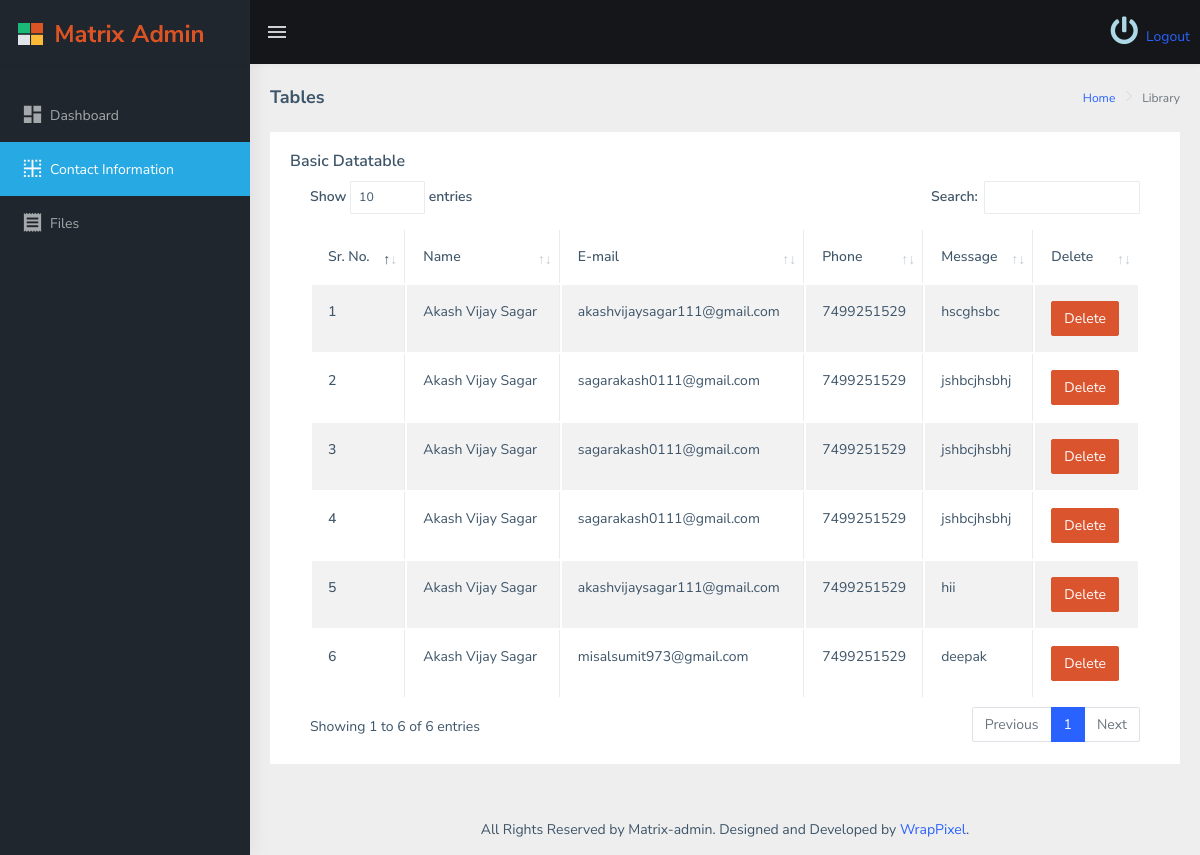
Page /contact-info/ on the committed database.
### microapp/models.py (models this page shows, shortened)
class contact_table(models.Model):
    name = models.CharField(max_length=255)
    email = models.EmailField(max_length=255)
    phone = models.CharField(max_length=10)
    message = models.TextField()

### microapp/views.py (the view)
# urls.py: path('contact-info/', views.contact_info, name='contact_info'),
def contact_info(request):
    info = contact_table.objects.all()
    data = {'information':info}
    return render(request, 'dashboard/tables.html', data)

### templates/dashboard/tables.html (shortened to what this page needs)
{% load static %}
<!DOCTYPE html>
<html dir="ltr" lang="en">
  <head>
    <link
      rel="stylesheet"
      type="text/css"
      href="{% static "dashboard/assets/extra-libs/multicheck/multicheck.css" %}"
    />
    <link
      href="{% static "dashboard/assets/libs/datatables.net-bs4/css/dataTables.bootstrap4.css" %}"
      rel="stylesheet"
    />
    <link href="{% static "dashboard/dist/css/style.min.css" %}" rel="stylesheet" />
  </head>
  <body>
    {% include 'dashboard/dashheader.html' %}
      <div class="page-wrapper">
        <div class="page-breadcrumb">
          <div class="row">
            <div class="col-12 d-flex no-block align-items-center">
              <h4 class="page-title">Tables</h4>
              <div class="ms-auto text-end">
                <nav aria-label="breadcrumb">
                  <ol class="breadcrumb">
                    <li class="breadcrumb-item"><a href="#">Home</a></li>
                    <li class="breadcrumb-item active" aria-current="page">
                      Library
                    </li>
                  </ol>
                </nav>
              </div>
            </div>
          </div>
        </div>
        <div class="container-fluid">
          <div class="row">
            <div class="col-12">
              <div class="card">
                <div class="card-body">
                  <h5 class="card-title">Basic Datatable</h5>
                  <div class="table-responsive">
                    <table
                      id="zero_config"
                      class="table table-striped table-bordered"
                    >
                      <thead>
                        <tr>
                          <th>Sr. No.</th>
                          <th>Name</th>
                          <th>E-mail</th>
                          <th>Phone</th>
                          <th>Message</th>
                          <th>Delete</th>
                        </tr>
                      </thead>
                      <tbody>
                        {% for x in information %}
                        <tr>
                        <th scope="row">{{ forloop.counter }}</th>
                        <td>{{ x.name }} </td>
                        <td>{{ x.email }}</td>
                        <td>{{ x.phone }}</td>
                        <td>{{ x.message }}</td>
                        <td><button type="button" class="btn btn-danger">Delete</button></td>
                        </tr>
                      {% endfor %}
                      </tbody>
                    </table>
                  </div>
                </div>
              </div>
            </div>
          </div>
        </div>
        <footer class="footer text-center">
          All Rights Reserved by Matrix-admin. Designed and Developed by
          <a href="https://www.wrappixel.com">WrapPixel</a>.
        </footer>
      </div>
  </body>
</html>

### templates/dashboard/dashheader.html (shortened to what this page needs)
{% load static %}
<!DOCTYPE html>
<html lang="en">
<head>
</head>
<body>
    <div
      id="main-wrapper"
      data-layout="vertical"
      data-navbarbg="skin5"
      data-sidebartype="full"
      data-sidebar-position="absolute"
      data-header-position="absolute"
      data-boxed-layout="full"
    >
      <header class="topbar" data-navbarbg="skin5">
        <nav class="navbar top-navbar navbar-expand-md navbar-dark">
          <div class="navbar-header" data-logobg="skin5">
            <a class="navbar-brand" href="{% url "dashboard" %}">
              <b class="logo-icon ps-2">
                <img
                  src="{% static "dashboard/assets/images/logo-icon.png" %}"
                  alt="homepage"
                  class="light-logo"
                  width="25"
                />
              </b>
              <span class="logo-text ms-2">
                <img
                  src="{% static "dashboard/assets/images/logo-text.png" %}"
                  alt="homepage"
                  class="light-logo"
                />
              </span>
            </a>
          </div>
          <div
            class="navbar-collapse collapse"
            id="navbarSupportedContent"
            data-navbarbg="skin5"
          >
            <ul class="navbar-nav float-start me-auto">
              <li class="nav-item d-none d-lg-block">
                <a
                  class="nav-link sidebartoggler waves-effect waves-light"
                  href="javascript:void(0)"
                  data-sidebartype="mini-sidebar"
                  ><i class="mdi mdi-menu font-24"></i
                ></a>
              </li>
            </ul>
            <div class="navbar-nav float-end">
                  <a href="#"><i class="fa fa-power-off me-1 ms-1" style="font-size:28px;color:lightblue"></i> Logout</a
                  >
            </div>
          </div>
        </nav>
      </header>
      <aside class="left-sidebar" data-sidebarbg="skin5">
        <div class="scroll-sidebar">
          <nav class="sidebar-nav">
            <ul id="sidebarnav" class="pt-4">
              <li class="sidebar-item">
                <a
                  class="sidebar-link waves-effect waves-dark sidebar-link"
                  href="{% url "dashboard" %}"
                  aria-expanded="false"
                  ><i class="mdi mdi-view-dashboard"></i
                  ><span class="hide-menu">Dashboard</span></a
                >
              </li>
              <li class="sidebar-item">
                <a
                  class="sidebar-link waves-effect waves-dark sidebar-link"
                  href="{% url 'contact_info' %}"
                  aria-expanded="false"
                  ><i class="mdi mdi-border-inside"></i
                  ><span class="hide-menu">Contact Information</span></a
                >
              </li>
              <li class="sidebar-item">
                <a
                  class="sidebar-link waves-effect waves-dark"
                  href="{% url "upload_file" %}"
                  aria-expanded="false"
                  ><i class="mdi mdi-receipt"></i
                  ><span class="hide-menu">Files </span>
                </a>
              </li>
            </ul>
          </nav>
        </div>
      </aside>
</body>
</html>

### rows in the picture
contact_table: name "Akash Vijay Sagar", email "akashvijaysagar111@gmail.com", phone "7499251529", message "hscghsbc"
contact_table: name "Akash Vijay Sagar", email "sagarakash0111@gmail.com", phone "7499251529", message "jshbcjhsbhj"
contact_table: name "Akash Vijay Sagar", email "sagarakash0111@gmail.com", phone "7499251529", message "jshbcjhsbhj"
contact_table: name "Akash Vijay Sagar", email "sagarakash0111@gmail.com", phone "7499251529", message "jshbcjhsbhj"
contact_table: name "Akash Vijay Sagar", email "akashvijaysagar111@gmail.com", phone "7499251529", message "hii"
contact_table: name "Akash Vijay Sagar", email "misalsumit973@gmail.com", phone "7499251529", message "deepak"
